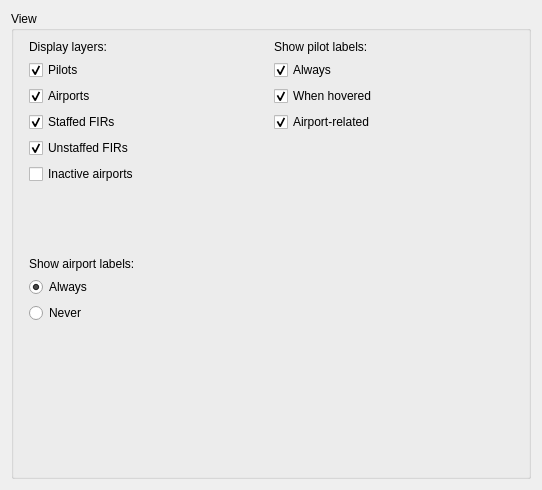
<?xml version="1.0" encoding="UTF-8"?>
<ui version="4.0">
 <class>ViewPage</class>
 <widget class="QWidget" name="ViewPage">
  <property name="geometry">
   <rect>
    <x>0</x>
    <y>0</y>
    <width>542</width>
    <height>490</height>
   </rect>
  </property>
  <property name="windowTitle">
   <string notr="true">View</string>
  </property>
  <layout class="QHBoxLayout" name="horizontalLayout">
   <item>
    <widget class="QGroupBox" name="ViewBox">
     <property name="sizePolicy">
      <sizepolicy hsizetype="MinimumExpanding" vsizetype="MinimumExpanding">
       <horstretch>0</horstretch>
       <verstretch>0</verstretch>
      </sizepolicy>
     </property>
     <property name="title">
      <string>View</string>
     </property>
     <property name="alignment">
      <set>Qt::AlignLeading|Qt::AlignLeft|Qt::AlignTop</set>
     </property>
     <layout class="QGridLayout" name="gridLayout_4">
      <property name="leftMargin">
       <number>15</number>
      </property>
      <property name="rightMargin">
       <number>15</number>
      </property>
      <item row="0" column="0">
       <layout class="QVBoxLayout" name="verticalLayout_2">
        <item>
         <widget class="QLabel" name="label_3">
          <property name="text">
           <string>Display layers:</string>
          </property>
         </widget>
        </item>
        <item>
         <widget class="QCheckBox" name="PilotsCheckBox">
          <property name="text">
           <string>Pilots</string>
          </property>
          <property name="checked">
           <bool>true</bool>
          </property>
         </widget>
        </item>
        <item>
         <widget class="QCheckBox" name="AirportsCheckBox">
          <property name="text">
           <string>Airports</string>
          </property>
          <property name="checked">
           <bool>true</bool>
          </property>
         </widget>
        </item>
        <item>
         <widget class="QCheckBox" name="StaffedFirsCheckBox">
          <property name="text">
           <string>Staffed FIRs</string>
          </property>
          <property name="checked">
           <bool>true</bool>
          </property>
         </widget>
        </item>
        <item>
         <widget class="QCheckBox" name="UnstaffedFirsCheckBox">
          <property name="text">
           <string>Unstaffed FIRs</string>
          </property>
          <property name="checked">
           <bool>true</bool>
          </property>
         </widget>
        </item>
        <item>
         <widget class="QCheckBox" name="InactiveAirportsCheckBox">
          <property name="text">
           <string>Inactive airports</string>
          </property>
         </widget>
        </item>
        <item>
         <spacer name="verticalSpacer_2">
          <property name="orientation">
           <enum>Qt::Vertical</enum>
          </property>
          <property name="sizeHint" stdset="0">
           <size>
            <width>20</width>
            <height>40</height>
           </size>
          </property>
         </spacer>
        </item>
       </layout>
      </item>
      <item row="0" column="1">
       <layout class="QVBoxLayout" name="verticalLayout_3">
        <item>
         <widget class="QLabel" name="label_4">
          <property name="text">
           <string>Show pilot labels:</string>
          </property>
         </widget>
        </item>
        <item>
         <widget class="QCheckBox" name="ShowPilotsLabelsAlwaysCheckBox">
          <property name="text">
           <string>Always</string>
          </property>
          <property name="checked">
           <bool>true</bool>
          </property>
         </widget>
        </item>
        <item>
         <widget class="QCheckBox" name="ShowPilotsLabelsWhenHoveredCheckBox">
          <property name="text">
           <string>When hovered</string>
          </property>
          <property name="checked">
           <bool>true</bool>
          </property>
         </widget>
        </item>
        <item>
         <widget class="QCheckBox" name="ShowPilotsLabelsAirportRelatedCheckBox">
          <property name="text">
           <string>Airport-related</string>
          </property>
          <property name="checked">
           <bool>true</bool>
          </property>
         </widget>
        </item>
        <item>
         <spacer name="verticalSpacer_3">
          <property name="orientation">
           <enum>Qt::Vertical</enum>
          </property>
          <property name="sizeHint" stdset="0">
           <size>
            <width>20</width>
            <height>40</height>
           </size>
          </property>
         </spacer>
        </item>
       </layout>
      </item>
      <item row="1" column="0">
       <layout class="QVBoxLayout" name="verticalLayout_4">
        <item>
         <widget class="QLabel" name="label_5">
          <property name="text">
           <string>Show airport labels:</string>
          </property>
         </widget>
        </item>
        <item>
         <widget class="QRadioButton" name="AlwaysRadioButton">
          <property name="text">
           <string>Always</string>
          </property>
          <property name="checked">
           <bool>true</bool>
          </property>
          <attribute name="buttonGroup">
           <string notr="true">buttonGroup</string>
          </attribute>
         </widget>
        </item>
        <item>
         <widget class="QRadioButton" name="NeverRadioButton">
          <property name="text">
           <string>Never</string>
          </property>
          <property name="checked">
           <bool>false</bool>
          </property>
          <attribute name="buttonGroup">
           <string notr="true">buttonGroup</string>
          </attribute>
         </widget>
        </item>
        <item>
         <spacer name="verticalSpacer_4">
          <property name="orientation">
           <enum>Qt::Vertical</enum>
          </property>
          <property name="sizeHint" stdset="0">
           <size>
            <width>20</width>
            <height>40</height>
           </size>
          </property>
         </spacer>
        </item>
       </layout>
      </item>
     </layout>
    </widget>
   </item>
  </layout>
 </widget>
 <resources/>
 <connections/>
 <buttongroups>
  <buttongroup name="buttonGroup"/>
 </buttongroups>
</ui>
